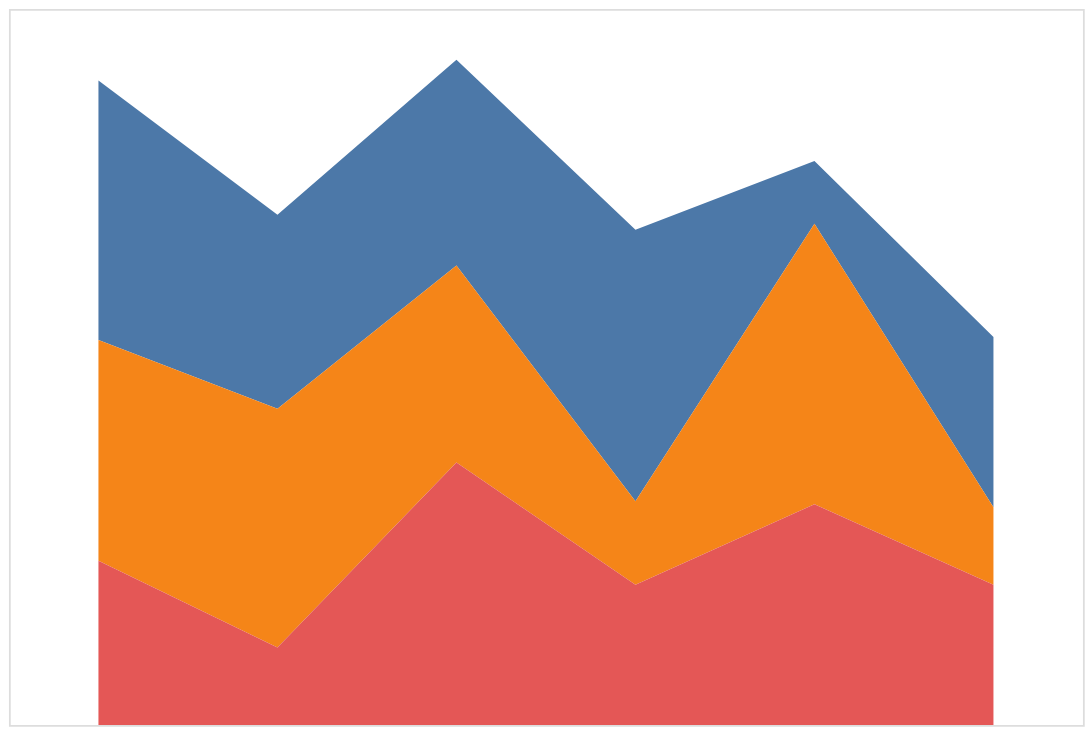

The notebook cell saved with this chart:
### Code cell
# stacked area chart
years = [2018, 2019, 2020, 2021, 2022, 2023]
categories = ['A', 'B', 'C']

data = []
for year in years:
    for category in categories:
        data.append({
            'Year': year,
            'Category': category,
            'Value': random.randint(1, 100) 
        })

source = pd.DataFrame(data)

chart = alt.Chart(source).mark_area().encode(
    x=alt.X('Year:O', title='Year', axis=None),  
    y=alt.Y('Value:Q', title='Value', stack='zero', axis=None), 
    color=alt.Color('Category:N', legend=None)  
).properties(
    width=600,
    height=400
)

chart

### Figure 1 — Vega-Lite specification as saved in the notebook (floating-point values rounded to 4 significant figures)
{"config": {"view": {"continuousWidth": 300, "continuousHeight": 300}}, "data": {"name": "data-5e07977146f565fc4a5fa7fada4eb872"}, "mark": {"type": "area"}, "encoding": {"color": {"field": "Category", "legend": null, "type": "nominal"}, "x": {"axis": null, "field": "Year", "title": "Year", "type": "ordinal"}, "y": {"axis": null, "field": "Value", "stack": "zero", "title": "Value", "type": "quantitative"}}, "height": 400, "width": 600, "$schema": "https://vega.github.io/schema/vega-lite/v5.20.1.json", "datasets": {"data-5e07977146f565fc4a5fa7fada4eb872": [{"Year": 2018, "Category": "A", "Value": 87}, {"Year": 2018, "Category": "B", "Value": 74}, {"Year": 2018, "Category": "C", "Value": 55}, {"Year": 2019, "Category": "A", "Value": 65}, {"Year": 2019, "Category": "B", "Value": 80}, {"Year": 2019, "Category": "C", "Value": 26}, {"Year": 2020, "Category": "A", "Value": 69}, {"Year": 2020, "Category": "B", "Value": 66}, {"Year": 2020, "Category": "C", "Value": 88}, {"Year": 2021, "Category": "A", "Value": 91}, {"Year": 2021, "Category": "B", "Value": 28}, {"Year": 2021, "Category": "C", "Value": 47}, {"Year": 2022, "Category": "A", "Value": 21}, {"Year": 2022, "Category": "B", "Value": 94}, {"Year": 2022, "Category": "C", "Value": 74}, {"Year": 2023, "Category": "A", "Value": 57}, {"Year": 2023, "Category": "B", "Value": 26}, {"Year": 2023, "Category": "C", "Value": 47}]}}
